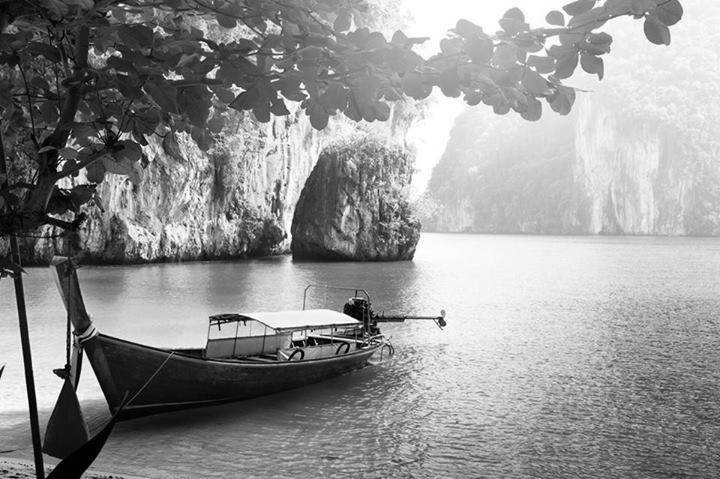
%> input picture yeni_g_res.png, 720 x 479 px
$ octave convolution.m   (GNU Octave 9; MATLAB toolbox functions it lacks are replaced by stand-ins)
%> lines starting %> are read from the running program, lines starting %| are printed output that depends on the picture
cb = imread('yeni_g_res.png');
%> cb is the input picture: size 479x720 uint8; min 0, max 255, mean 147.1
cb = im2double(cb);
%> cb: size 479x720 double

ec = [-1 -1 -1; 1 0 -1; 1 1 -1];

out = conv2(cb,ec);
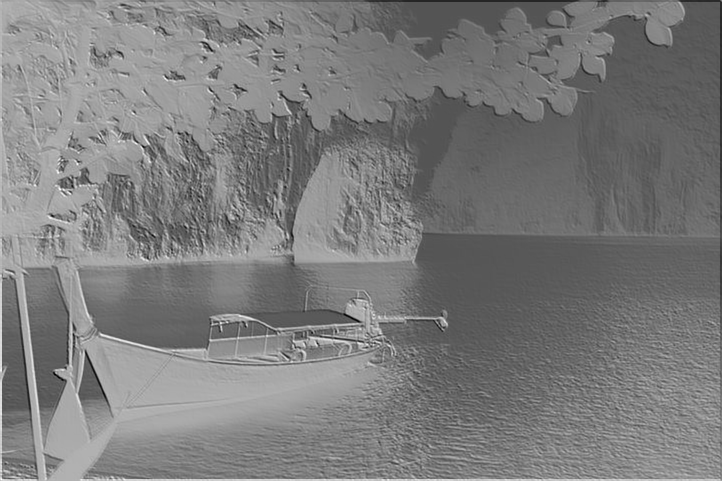
%> out: size 481x722 double; min -3.81, max 1.66, mean -1.15; drawn with min black and max white

imshow(out)
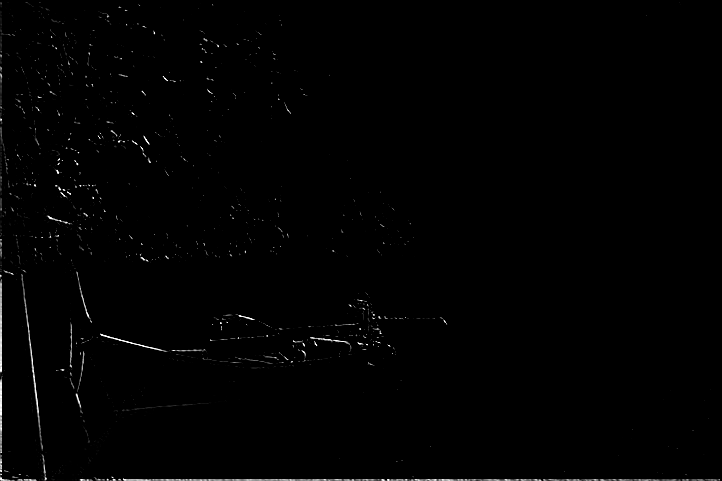
%> displayed picture: size 481x722, on the screen's scale of 0 to 255; min 0, max 255, mean 1.8
